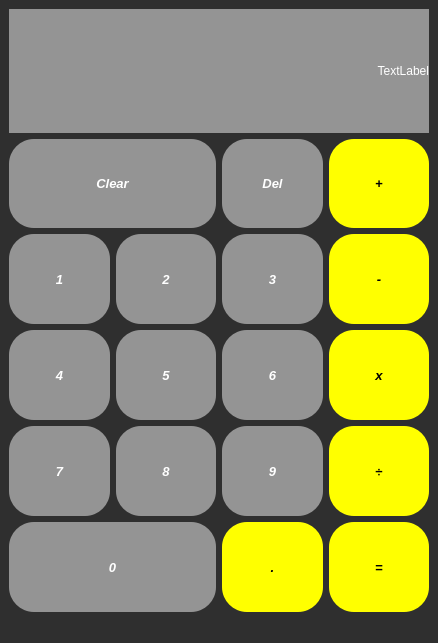
<?xml version="1.0" encoding="UTF-8"?>
<ui version="4.0">
 <class>MainWindow</class>
 <widget class="QMainWindow" name="MainWindow">
  <property name="geometry">
   <rect>
    <x>0</x>
    <y>0</y>
    <width>438</width>
    <height>643</height>
   </rect>
  </property>
  <property name="font">
   <font>
    <pointsize>14</pointsize>
    <weight>75</weight>
    <italic>true</italic>
    <bold>true</bold>
   </font>
  </property>
  <property name="windowTitle">
   <string>Calculator</string>
  </property>
  <property name="styleSheet">
   <string notr="true">background-color: rgb(47, 47, 47);</string>
  </property>
  <widget class="QWidget" name="centralwidget">
   <layout class="QVBoxLayout" name="verticalLayout">
    <item>
     <layout class="QGridLayout" name="gridLayout">
      <item row="5" column="3">
       <widget class="QPushButton" name="Equal">
        <property name="sizePolicy">
         <sizepolicy hsizetype="MinimumExpanding" vsizetype="Preferred">
          <horstretch>0</horstretch>
          <verstretch>8</verstretch>
         </sizepolicy>
        </property>
        <property name="font">
         <font>
          <pointsize>10</pointsize>
          <weight>75</weight>
          <italic>true</italic>
          <bold>true</bold>
         </font>
        </property>
        <property name="styleSheet">
         <string notr="true">QPushButton{
color: rgb(0, 0, 0);
border-radius:25px;
	background-color: rgb(255, 255, 0);
}
QPushButton:hover{
border-color: rgb(255, 255, 0);
	background-color: rgb(0, 85, 255);
	color: rgb(255, 255, 255);
}</string>
        </property>
        <property name="text">
         <string>=</string>
        </property>
        <property name="shortcut">
         <string>=</string>
        </property>
       </widget>
      </item>
      <item row="3" column="1">
       <widget class="QPushButton" name="Five">
        <property name="sizePolicy">
         <sizepolicy hsizetype="MinimumExpanding" vsizetype="Preferred">
          <horstretch>0</horstretch>
          <verstretch>8</verstretch>
         </sizepolicy>
        </property>
        <property name="font">
         <font>
          <pointsize>10</pointsize>
          <weight>75</weight>
          <italic>true</italic>
          <bold>true</bold>
         </font>
        </property>
        <property name="styleSheet">
         <string notr="true">QPushButton{
color: rgb(255, 255, 255);
border-radius:25px;
	background-color: rgb(148, 148, 148);
}
QPushButton:hover{
border-color: rgb(255, 0, 0);
	background-color: rgb(0, 255, 0);
	color: rgb(0, 0, 0);
}</string>
        </property>
        <property name="text">
         <string>5</string>
        </property>
        <property name="shortcut">
         <string>5</string>
        </property>
       </widget>
      </item>
      <item row="3" column="2">
       <widget class="QPushButton" name="Six">
        <property name="sizePolicy">
         <sizepolicy hsizetype="MinimumExpanding" vsizetype="Preferred">
          <horstretch>0</horstretch>
          <verstretch>8</verstretch>
         </sizepolicy>
        </property>
        <property name="font">
         <font>
          <pointsize>10</pointsize>
          <weight>75</weight>
          <italic>true</italic>
          <bold>true</bold>
         </font>
        </property>
        <property name="styleSheet">
         <string notr="true">QPushButton{
color: rgb(255, 255, 255);
border-radius:25px;
	background-color: rgb(148, 148, 148);
}
QPushButton:hover{
border-color: rgb(255, 0, 0);
	background-color: rgb(0, 255, 0);
	color: rgb(0, 0, 0);
}</string>
        </property>
        <property name="text">
         <string>6</string>
        </property>
        <property name="shortcut">
         <string>6</string>
        </property>
       </widget>
      </item>
      <item row="3" column="3">
       <widget class="QPushButton" name="Star">
        <property name="sizePolicy">
         <sizepolicy hsizetype="MinimumExpanding" vsizetype="Preferred">
          <horstretch>0</horstretch>
          <verstretch>8</verstretch>
         </sizepolicy>
        </property>
        <property name="font">
         <font>
          <pointsize>10</pointsize>
          <weight>75</weight>
          <italic>true</italic>
          <bold>true</bold>
         </font>
        </property>
        <property name="styleSheet">
         <string notr="true">QPushButton{
color: rgb(0, 0, 0);
border-radius:25px;
	background-color: rgb(255, 255, 0);
}
QPushButton:hover{
border-color: rgb(255, 255, 0);
	background-color: rgb(0, 85, 255);
	color: rgb(255, 255, 255);
}</string>
        </property>
        <property name="text">
         <string>x</string>
        </property>
        <property name="shortcut">
         <string>*</string>
        </property>
       </widget>
      </item>
      <item row="3" column="0">
       <widget class="QPushButton" name="Four">
        <property name="sizePolicy">
         <sizepolicy hsizetype="MinimumExpanding" vsizetype="Preferred">
          <horstretch>0</horstretch>
          <verstretch>8</verstretch>
         </sizepolicy>
        </property>
        <property name="font">
         <font>
          <pointsize>10</pointsize>
          <weight>75</weight>
          <italic>true</italic>
          <bold>true</bold>
         </font>
        </property>
        <property name="styleSheet">
         <string notr="true">QPushButton{
color: rgb(255, 255, 255);
border-radius:25px;
	background-color: rgb(148, 148, 148);
}
QPushButton:hover{
border-color: rgb(255, 0, 0);
	background-color: rgb(0, 255, 0);
	color: rgb(0, 0, 0);
}</string>
        </property>
        <property name="text">
         <string>4</string>
        </property>
        <property name="shortcut">
         <string>4</string>
        </property>
       </widget>
      </item>
      <item row="4" column="3">
       <widget class="QPushButton" name="Divide">
        <property name="sizePolicy">
         <sizepolicy hsizetype="MinimumExpanding" vsizetype="Preferred">
          <horstretch>0</horstretch>
          <verstretch>8</verstretch>
         </sizepolicy>
        </property>
        <property name="font">
         <font>
          <pointsize>10</pointsize>
          <weight>75</weight>
          <italic>true</italic>
          <bold>true</bold>
         </font>
        </property>
        <property name="styleSheet">
         <string notr="true">QPushButton{
color: rgb(0, 0, 0);
border-radius:25px;
	background-color: rgb(255, 255, 0);
}
QPushButton:hover{
border-color: rgb(255, 255, 0);
	background-color: rgb(0, 85, 255);
	color: rgb(255, 255, 255);
}</string>
        </property>
        <property name="text">
         <string>÷</string>
        </property>
        <property name="shortcut">
         <string>/</string>
        </property>
       </widget>
      </item>
      <item row="4" column="1">
       <widget class="QPushButton" name="Eight">
        <property name="sizePolicy">
         <sizepolicy hsizetype="MinimumExpanding" vsizetype="Preferred">
          <horstretch>0</horstretch>
          <verstretch>8</verstretch>
         </sizepolicy>
        </property>
        <property name="font">
         <font>
          <pointsize>10</pointsize>
          <weight>75</weight>
          <italic>true</italic>
          <bold>true</bold>
         </font>
        </property>
        <property name="styleSheet">
         <string notr="true">QPushButton{
color: rgb(255, 255, 255);
border-radius:25px;
	background-color: rgb(148, 148, 148);
}
QPushButton:hover{
border-color: rgb(255, 0, 0);
	background-color: rgb(0, 255, 0);
	color: rgb(0, 0, 0);
}</string>
        </property>
        <property name="text">
         <string>8</string>
        </property>
        <property name="shortcut">
         <string>8</string>
        </property>
       </widget>
      </item>
      <item row="4" column="0">
       <widget class="QPushButton" name="Seven">
        <property name="sizePolicy">
         <sizepolicy hsizetype="MinimumExpanding" vsizetype="Preferred">
          <horstretch>0</horstretch>
          <verstretch>8</verstretch>
         </sizepolicy>
        </property>
        <property name="font">
         <font>
          <pointsize>10</pointsize>
          <weight>75</weight>
          <italic>true</italic>
          <bold>true</bold>
         </font>
        </property>
        <property name="styleSheet">
         <string notr="true">QPushButton{
color: rgb(255, 255, 255);
border-radius:25px;
	background-color: rgb(148, 148, 148);
}
QPushButton:hover{
border-color: rgb(255, 0, 0);
	background-color: rgb(0, 255, 0);
	color: rgb(0, 0, 0);
}</string>
        </property>
        <property name="text">
         <string>7</string>
        </property>
        <property name="shortcut">
         <string>7</string>
        </property>
       </widget>
      </item>
      <item row="4" column="2">
       <widget class="QPushButton" name="Nine">
        <property name="sizePolicy">
         <sizepolicy hsizetype="MinimumExpanding" vsizetype="Preferred">
          <horstretch>0</horstretch>
          <verstretch>8</verstretch>
         </sizepolicy>
        </property>
        <property name="font">
         <font>
          <pointsize>10</pointsize>
          <weight>75</weight>
          <italic>true</italic>
          <bold>true</bold>
         </font>
        </property>
        <property name="styleSheet">
         <string notr="true">QPushButton{
color: rgb(255, 255, 255);
border-radius:25px;
	background-color: rgb(148, 148, 148);
}
QPushButton:hover{
border-color: rgb(255, 0, 0);
	background-color: rgb(0, 255, 0);
	color: rgb(0, 0, 0);
}</string>
        </property>
        <property name="text">
         <string>9</string>
        </property>
        <property name="shortcut">
         <string>9</string>
        </property>
       </widget>
      </item>
      <item row="2" column="3">
       <widget class="QPushButton" name="Minues">
        <property name="sizePolicy">
         <sizepolicy hsizetype="MinimumExpanding" vsizetype="Preferred">
          <horstretch>0</horstretch>
          <verstretch>8</verstretch>
         </sizepolicy>
        </property>
        <property name="font">
         <font>
          <pointsize>10</pointsize>
          <weight>75</weight>
          <italic>true</italic>
          <bold>true</bold>
         </font>
        </property>
        <property name="styleSheet">
         <string notr="true">QPushButton{
color: rgb(0, 0, 0);
border-radius:25px;
	background-color: rgb(255, 255, 0);
}
QPushButton:hover{
border-color: rgb(255, 255, 0);
	background-color: rgb(0, 85, 255);
	color: rgb(255, 255, 255);
}</string>
        </property>
        <property name="text">
         <string>-</string>
        </property>
        <property name="shortcut">
         <string>-</string>
        </property>
       </widget>
      </item>
      <item row="5" column="2">
       <widget class="QPushButton" name="Dot">
        <property name="sizePolicy">
         <sizepolicy hsizetype="MinimumExpanding" vsizetype="Preferred">
          <horstretch>0</horstretch>
          <verstretch>8</verstretch>
         </sizepolicy>
        </property>
        <property name="font">
         <font>
          <pointsize>10</pointsize>
          <weight>75</weight>
          <italic>true</italic>
          <bold>true</bold>
         </font>
        </property>
        <property name="styleSheet">
         <string notr="true">QPushButton{
color: rgb(0, 0, 0);
border-radius:25px;
	background-color: rgb(255, 255, 0);
}
QPushButton:hover{
border-color: rgb(255, 255, 0);
	background-color: rgb(0, 85, 255);
	color: rgb(255, 255, 255);
}</string>
        </property>
        <property name="text">
         <string>.</string>
        </property>
        <property name="shortcut">
         <string>.</string>
        </property>
       </widget>
      </item>
      <item row="2" column="2">
       <widget class="QPushButton" name="Three">
        <property name="sizePolicy">
         <sizepolicy hsizetype="MinimumExpanding" vsizetype="Preferred">
          <horstretch>0</horstretch>
          <verstretch>8</verstretch>
         </sizepolicy>
        </property>
        <property name="font">
         <font>
          <pointsize>10</pointsize>
          <weight>75</weight>
          <italic>true</italic>
          <bold>true</bold>
         </font>
        </property>
        <property name="styleSheet">
         <string notr="true">QPushButton{
color: rgb(255, 255, 255);
border-radius:25px;
	background-color: rgb(148, 148, 148);
}
QPushButton:hover{
border-color: rgb(255, 0, 0);
	background-color: rgb(0, 255, 0);
	color: rgb(0, 0, 0);
}</string>
        </property>
        <property name="text">
         <string>3</string>
        </property>
        <property name="shortcut">
         <string>3</string>
        </property>
       </widget>
      </item>
      <item row="1" column="2">
       <widget class="QPushButton" name="Del">
        <property name="sizePolicy">
         <sizepolicy hsizetype="MinimumExpanding" vsizetype="Preferred">
          <horstretch>0</horstretch>
          <verstretch>8</verstretch>
         </sizepolicy>
        </property>
        <property name="font">
         <font>
          <pointsize>10</pointsize>
          <weight>75</weight>
          <italic>true</italic>
          <bold>true</bold>
         </font>
        </property>
        <property name="styleSheet">
         <string notr="true">QPushButton{
color: rgb(255, 255, 255);
border-radius:25px;
	background-color: rgb(148, 148, 148);
}
QPushButton:hover{
border-color: rgb(255, 0, 0);
	background-color: rgb(255, 0, 0);
	color: rgb(0, 0, 0);
}</string>
        </property>
        <property name="text">
         <string>Del</string>
        </property>
        <property name="shortcut">
         <string>Backspace</string>
        </property>
       </widget>
      </item>
      <item row="1" column="3">
       <widget class="QPushButton" name="Pluss">
        <property name="sizePolicy">
         <sizepolicy hsizetype="MinimumExpanding" vsizetype="Preferred">
          <horstretch>0</horstretch>
          <verstretch>8</verstretch>
         </sizepolicy>
        </property>
        <property name="font">
         <font>
          <pointsize>10</pointsize>
          <weight>75</weight>
          <italic>true</italic>
          <bold>true</bold>
         </font>
        </property>
        <property name="styleSheet">
         <string notr="true">QPushButton{
color: rgb(0, 0, 0);
border-radius:25px;
	background-color: rgb(255, 255, 0);
}
QPushButton:hover{
border-color: rgb(255, 255, 0);
	background-color: rgb(0, 85, 255);
	color: rgb(255, 255, 255);
}</string>
        </property>
        <property name="text">
         <string>+</string>
        </property>
        <property name="shortcut">
         <string>+</string>
        </property>
       </widget>
      </item>
      <item row="2" column="0">
       <widget class="QPushButton" name="One">
        <property name="sizePolicy">
         <sizepolicy hsizetype="MinimumExpanding" vsizetype="Preferred">
          <horstretch>0</horstretch>
          <verstretch>8</verstretch>
         </sizepolicy>
        </property>
        <property name="font">
         <font>
          <pointsize>10</pointsize>
          <weight>75</weight>
          <italic>true</italic>
          <bold>true</bold>
         </font>
        </property>
        <property name="styleSheet">
         <string notr="true">QPushButton{
color: rgb(255, 255, 255);
border-radius:25px;
	background-color: rgb(148, 148, 148);
}
QPushButton:hover{
border-color: rgb(255, 0, 0);
	background-color: rgb(0, 255, 0);
	color: rgb(0, 0, 0);
}</string>
        </property>
        <property name="text">
         <string>1</string>
        </property>
        <property name="shortcut">
         <string>1</string>
        </property>
       </widget>
      </item>
      <item row="2" column="1">
       <widget class="QPushButton" name="Two">
        <property name="sizePolicy">
         <sizepolicy hsizetype="MinimumExpanding" vsizetype="Preferred">
          <horstretch>0</horstretch>
          <verstretch>8</verstretch>
         </sizepolicy>
        </property>
        <property name="font">
         <font>
          <pointsize>10</pointsize>
          <weight>75</weight>
          <italic>true</italic>
          <bold>true</bold>
         </font>
        </property>
        <property name="styleSheet">
         <string notr="true">QPushButton{
color: rgb(255, 255, 255);
border-radius:25px;
	background-color: rgb(148, 148, 148);
}
QPushButton:hover{
border-color: rgb(255, 0, 0);
	background-color: rgb(0, 255, 0);
	color: rgb(0, 0, 0);
}</string>
        </property>
        <property name="text">
         <string>2</string>
        </property>
        <property name="shortcut">
         <string>2</string>
        </property>
       </widget>
      </item>
      <item row="1" column="0" colspan="2">
       <widget class="QPushButton" name="Clear">
        <property name="sizePolicy">
         <sizepolicy hsizetype="MinimumExpanding" vsizetype="Preferred">
          <horstretch>0</horstretch>
          <verstretch>8</verstretch>
         </sizepolicy>
        </property>
        <property name="font">
         <font>
          <pointsize>10</pointsize>
          <weight>75</weight>
          <italic>true</italic>
          <bold>true</bold>
         </font>
        </property>
        <property name="styleSheet">
         <string notr="true">QPushButton{
color: rgb(255, 255, 255);
border-radius:25px;
	background-color: rgb(148, 148, 148);
}
QPushButton:hover{
border-color: rgb(255, 0, 0);
	background-color: rgb(255, 0, 0);
	color: rgb(0, 0, 0);
}</string>
        </property>
        <property name="text">
         <string>Clear</string>
        </property>
        <property name="shortcut">
         <string>Q</string>
        </property>
       </widget>
      </item>
      <item row="5" column="0" colspan="2">
       <widget class="QPushButton" name="Zero">
        <property name="sizePolicy">
         <sizepolicy hsizetype="MinimumExpanding" vsizetype="Preferred">
          <horstretch>0</horstretch>
          <verstretch>8</verstretch>
         </sizepolicy>
        </property>
        <property name="font">
         <font>
          <pointsize>10</pointsize>
          <weight>75</weight>
          <italic>true</italic>
          <bold>true</bold>
         </font>
        </property>
        <property name="styleSheet">
         <string notr="true">QPushButton{
color: rgb(255, 255, 255);
border-radius:25px;
	background-color: rgb(148, 148, 148);
}
QPushButton:hover{
border-color: rgb(255, 0, 0);
	background-color: rgb(0, 255, 0);
	color: rgb(0, 0, 0);
}</string>
        </property>
        <property name="text">
         <string>0</string>
        </property>
        <property name="shortcut">
         <string>0</string>
        </property>
       </widget>
      </item>
      <item row="0" column="0" colspan="4">
       <widget class="QLabel" name="Result">
        <property name="sizePolicy">
         <sizepolicy hsizetype="MinimumExpanding" vsizetype="Preferred">
          <horstretch>0</horstretch>
          <verstretch>11</verstretch>
         </sizepolicy>
        </property>
        <property name="styleSheet">
         <string notr="true">font: 28pt &quot;Mongolian Baiti&quot;;
color: rgb(255, 255, 255);
background-color: rgb(148, 148, 148);</string>
        </property>
        <property name="text">
         <string>TextLabel</string>
        </property>
        <property name="alignment">
         <set>Qt::AlignRight|Qt::AlignTrailing|Qt::AlignVCenter</set>
        </property>
       </widget>
      </item>
     </layout>
    </item>
   </layout>
  </widget>
  <widget class="QMenuBar" name="menubar">
   <property name="geometry">
    <rect>
     <x>0</x>
     <y>0</y>
     <width>438</width>
     <height>26</height>
    </rect>
   </property>
  </widget>
  <widget class="QStatusBar" name="statusbar"/>
 </widget>
 <resources/>
 <connections/>
</ui>
